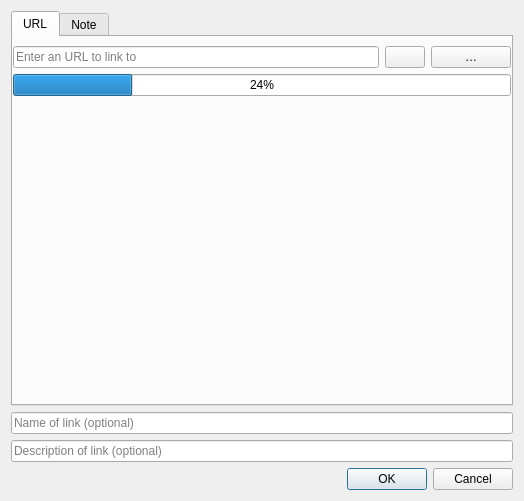
<?xml version="1.0" encoding="UTF-8"?>
<ui version="4.0">
 <class>LinkDialog</class>
 <widget class="QDialog" name="LinkDialog">
  <property name="geometry">
   <rect>
    <x>0</x>
    <y>0</y>
    <width>524</width>
    <height>501</height>
   </rect>
  </property>
  <property name="windowTitle">
   <string>Link to a URL or note</string>
  </property>
  <property name="windowIcon">
   <iconset theme="insert-link" resource="../breeze-qownnotes.qrc">
    <normaloff>:/icons/breeze-qownnotes/16x16/insert-link.svg</normaloff>:/icons/breeze-qownnotes/16x16/insert-link.svg</iconset>
  </property>
  <layout class="QGridLayout" name="gridLayout">
   <item row="0" column="0">
    <layout class="QVBoxLayout" name="verticalLayout">
     <item>
      <widget class="QTabWidget" name="tabWidget">
       <property name="sizePolicy">
        <sizepolicy hsizetype="Expanding" vsizetype="Expanding">
         <horstretch>0</horstretch>
         <verstretch>0</verstretch>
        </sizepolicy>
       </property>
       <property name="currentIndex">
        <number>0</number>
       </property>
       <widget class="QWidget" name="urlTab">
        <attribute name="title">
         <string notr="true">URL</string>
        </attribute>
        <layout class="QGridLayout" name="gridLayout_2">
         <property name="leftMargin">
          <number>0</number>
         </property>
         <property name="rightMargin">
          <number>0</number>
         </property>
         <property name="bottomMargin">
          <number>0</number>
         </property>
         <item row="1" column="1">
          <widget class="QLineEdit" name="urlEdit">
           <property name="statusTip">
            <string>Enter URL</string>
           </property>
           <property name="whatsThis">
            <string/>
           </property>
           <property name="accessibleName">
            <string/>
           </property>
           <property name="placeholderText">
            <string>Enter an URL to link to</string>
           </property>
           <property name="clearButtonEnabled">
            <bool>true</bool>
           </property>
          </widget>
         </item>
         <item row="1" column="3">
          <widget class="QPushButton" name="fileUrlButton">
           <property name="toolTip">
            <string>Select local file or directory to link to</string>
           </property>
           <property name="text">
            <string notr="true">…</string>
           </property>
          </widget>
         </item>
         <item row="2" column="1" colspan="3">
          <widget class="QProgressBar" name="downloadProgressBar">
           <property name="value">
            <number>24</number>
           </property>
          </widget>
         </item>
         <item row="3" column="1" colspan="3">
          <spacer name="verticalSpacer">
           <property name="orientation">
            <enum>Qt::Vertical</enum>
           </property>
           <property name="sizeHint" stdset="0">
            <size>
             <width>20</width>
             <height>0</height>
            </size>
           </property>
          </spacer>
         </item>
         <item row="1" column="2">
          <widget class="QPushButton" name="refreshButton">
           <property name="sizePolicy">
            <sizepolicy hsizetype="Minimum" vsizetype="Preferred">
             <horstretch>0</horstretch>
             <verstretch>0</verstretch>
            </sizepolicy>
           </property>
           <property name="toolTip">
            <string>Clear link name and fetch title of webpage again</string>
           </property>
           <property name="icon">
            <iconset theme="QIcon::ThemeIcon::ViewRefresh" resource="../breeze-qownnotes.qrc">
             <normaloff>:/icons/breeze-qownnotes/16x16/view-refresh.svg</normaloff>:/icons/breeze-qownnotes/16x16/view-refresh.svg</iconset>
           </property>
          </widget>
         </item>
        </layout>
       </widget>
       <widget class="QWidget" name="noteTab">
        <attribute name="title">
         <string>Note</string>
        </attribute>
        <layout class="QVBoxLayout" name="verticalLayout_2">
         <property name="leftMargin">
          <number>0</number>
         </property>
         <property name="rightMargin">
          <number>0</number>
         </property>
         <property name="bottomMargin">
          <number>0</number>
         </property>
         <item>
          <widget class="QLineEdit" name="searchLineEdit">
           <property name="styleSheet">
            <string notr="true">QLineEdit {
	border: 1px solid lightgray;
	border-radius: 5px;
	padding: 2px 5px 2px 25px;
	background-image: url(:/images/search.png);
	background-repeat: no-repeat;
	background-position: center left;
	margin-right: 0px;
}
</string>
           </property>
           <property name="placeholderText">
            <string>Search for a note to link to</string>
           </property>
           <property name="clearButtonEnabled">
            <bool>true</bool>
           </property>
          </widget>
         </item>
          <item>
           <widget class="QTreeWidget" name="notesListWidget">
            <property name="sizePolicy">
             <sizepolicy hsizetype="Expanding" vsizetype="Expanding">
              <horstretch>0</horstretch>
              <verstretch>3</verstretch>
             </sizepolicy>
            </property>
            <property name="sortingEnabled">
             <bool>true</bool>
            </property>
             <column>
              <property name="text">
               <string>Note</string>
              </property>
             </column>
             <column>
              <property name="text">
               <string>Folder</string>
              </property>
             </column>
             <column>
              <property name="text">
               <string>Tags</string>
              </property>
             </column>
             <column>
              <property name="text">
               <string>Modified</string>
              </property>
             </column>
           </widget>
          </item>
         <item>
          <widget class="QLineEdit" name="headingSearchLineEdit">
           <property name="styleSheet">
            <string notr="true">QLineEdit {
        /* the background image doesn't work without the border definition */
	border: none;
	padding: 2px 5px 2px 27px;
	background-image: url(:/images/search-notes.svg);
	background-repeat: no-repeat;
	background-position: center left;
	margin-right: 0px;
}
</string>
           </property>
           <property name="placeholderText">
            <string>Search for a heading to link to</string>
           </property>
           <property name="clearButtonEnabled">
            <bool>true</bool>
           </property>
          </widget>
         </item>
          <item>
           <widget class="QListWidget" name="headingListWidget">
            <property name="sizePolicy">
             <sizepolicy hsizetype="Expanding" vsizetype="Expanding">
              <horstretch>0</horstretch>
              <verstretch>1</verstretch>
             </sizepolicy>
            </property>
           </widget>
          </item>
          <item>
           <widget class="QCheckBox" name="wikiLinkCheckBox">
            <property name="toolTip">
             <string>Insert the link as a wiki-style link ([[Note Name]]) instead of a Markdown link</string>
            </property>
            <property name="text">
             <string>Create wiki-style link ([[...]])</string>
            </property>
            <property name="checked">
             <bool>true</bool>
            </property>
           </widget>
          </item>
         </layout>
       </widget>
      </widget>
     </item>
     <item>
      <widget class="QLineEdit" name="nameLineEdit">
       <property name="statusTip">
        <string>Enter the name of the link (optional)</string>
       </property>
       <property name="placeholderText">
        <string>Name of link (optional)</string>
       </property>
       <property name="clearButtonEnabled">
        <bool>true</bool>
       </property>
      </widget>
     </item>
     <item>
      <widget class="QLineEdit" name="descriptionLineEdit">
       <property name="statusTip">
        <string>Enter a description for the link (optional)</string>
       </property>
       <property name="placeholderText">
        <string>Description of link (optional)</string>
       </property>
       <property name="clearButtonEnabled">
        <bool>true</bool>
       </property>
      </widget>
     </item>
    </layout>
   </item>
   <item row="1" column="0">
    <widget class="QDialogButtonBox" name="buttonBox">
     <property name="orientation">
      <enum>Qt::Horizontal</enum>
     </property>
     <property name="standardButtons">
      <set>QDialogButtonBox::Cancel|QDialogButtonBox::Ok</set>
     </property>
    </widget>
   </item>
  </layout>
 </widget>
 <tabstops>
  <tabstop>urlEdit</tabstop>
  <tabstop>fileUrlButton</tabstop>
  <tabstop>nameLineEdit</tabstop>
  <tabstop>descriptionLineEdit</tabstop>
  <tabstop>tabWidget</tabstop>
  <tabstop>searchLineEdit</tabstop>
  <tabstop>notesListWidget</tabstop>
 </tabstops>
 <resources>
  <include location="../breeze-qownnotes.qrc"/>
 </resources>
 <connections>
  <connection>
   <sender>buttonBox</sender>
   <signal>accepted()</signal>
   <receiver>LinkDialog</receiver>
   <slot>accept()</slot>
   <hints>
    <hint type="sourcelabel">
     <x>262</x>
     <y>516</y>
    </hint>
    <hint type="destinationlabel">
     <x>157</x>
     <y>274</y>
    </hint>
   </hints>
  </connection>
  <connection>
   <sender>buttonBox</sender>
   <signal>rejected()</signal>
   <receiver>LinkDialog</receiver>
   <slot>reject()</slot>
   <hints>
    <hint type="sourcelabel">
     <x>330</x>
     <y>516</y>
    </hint>
    <hint type="destinationlabel">
     <x>286</x>
     <y>274</y>
    </hint>
   </hints>
  </connection>
 </connections>
</ui>
